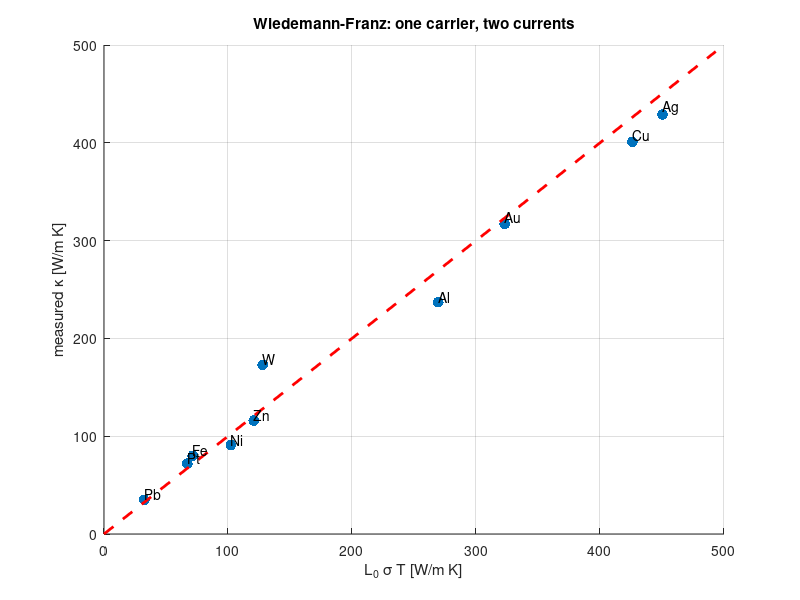

Source code (MATLAB):
% Wk02 - Wiedemann-Franz law with real metal data (293 K)
% Author: Prof. S. Joon Kwon - SPMDL - SKKU
clear; clc;

T = 293; L0 = 2.44e-8;
names = {'Ag','Cu','Au','Al','W','Zn','Ni','Fe','Pt','Pb'};
sigma = [6.30 5.96 4.52 3.77 1.79 1.69 1.43 1.00 0.94 0.455]*1e7;
kappa = [429 401 317 237 173 116 91 80 72 35];

L = kappa ./ (sigma * T);
fprintf('%-6s %10s %8s %12s %7s\n','Metal','sigma','kappa','L','L/L0');
for i = 1:numel(names)
    fprintf('%-6s %10.2e %8.0f %12.3e %7.2f\n', ...
            names{i}, sigma(i), kappa(i), L(i), L(i)/L0);
end

figure(1);
x = L0 * sigma * T;
scatter(x, kappa, 60, 'filled'); hold on;
plot([0 max(kappa)*1.15], [0 max(kappa)*1.15], 'r--', 'LineWidth', 2);
text(x, kappa, names, 'VerticalAlignment','bottom');
hold off; grid on;
xlabel('L_0 \sigma T [W/m K]'); ylabel('measured \kappa [W/m K]');
title('Wiedemann-Franz: one carrier, two currents');
